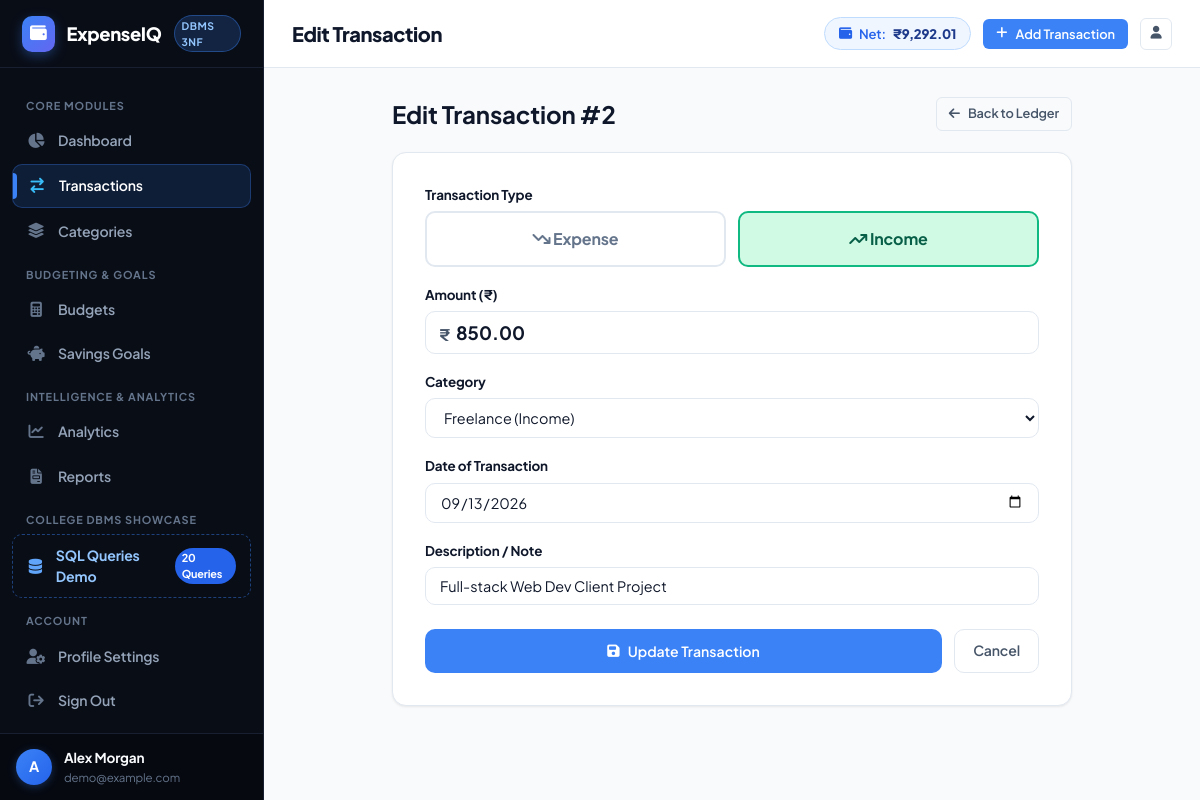
The page /edit_transaction.php?id=2 (signed in) on the database its author committed.
### tables this page shows
CREATE TABLE `transactions` (
    `transaction_id` INT UNSIGNED AUTO_INCREMENT PRIMARY KEY,
    `user_id` INT UNSIGNED NOT NULL,
    `category_id` INT UNSIGNED NOT NULL,
    `amount` DECIMAL(10,2) NOT NULL,
    `transaction_type` ENUM('income', 'expense') NOT NULL,
    `description` VARCHAR(255) NOT NULL,
    `transaction_date` DATE NOT NULL,
    `created_at` TIMESTAMP NOT NULL DEFAULT CURRENT_TIMESTAMP,
    `updated_at` TIMESTAMP NOT NULL DEFAULT CURRENT_TIMESTAMP ON UPDATE CURRENT_TIMESTAMP,
    CONSTRAINT `fk_transactions_user` 
        FOREIGN KEY (`user_id`) 
        REFERENCES `users` (`user_id`) 
        ON DELETE CASCADE ON UPDATE CASCADE,
    CONSTRAINT `fk_transactions_category` 
        FOREIGN KEY (`category_id`) 
        REFERENCES `categories` (`category_id`) 
        ON DELETE RESTRICT ON UPDATE CASCADE
);

CREATE TABLE `categories` (
    `category_id` INT UNSIGNED AUTO_INCREMENT PRIMARY KEY,
    `user_id` INT UNSIGNED NULL,  
    `category_name` VARCHAR(80) NOT NULL,
    `category_type` ENUM('income', 'expense') NOT NULL,
    `icon` VARCHAR(50) NOT NULL DEFAULT 'fa-tag',
    `color` VARCHAR(20) NOT NULL DEFAULT '#4f46e5',
    `created_at` TIMESTAMP NOT NULL DEFAULT CURRENT_TIMESTAMP,
    `updated_at` TIMESTAMP NOT NULL DEFAULT CURRENT_TIMESTAMP ON UPDATE CURRENT_TIMESTAMP,
    CONSTRAINT `fk_categories_user` 
        FOREIGN KEY (`user_id`) 
        REFERENCES `users` (`user_id`) 
        ON DELETE CASCADE ON UPDATE CASCADE,
    CONSTRAINT `uq_user_category` 
        UNIQUE (`user_id`, `category_name`, `category_type`)
);

### edit_transaction.php (the view, shortened to what this page needs)
<?php
$user = current_user();
$userId = $user['id'];
$pdo = getDBConnection();
$transactionId = (int)($_GET['id'] ?? 0);
$stmt = $pdo->prepare("SELECT * FROM transactions WHERE transaction_id = ? AND user_id = ?");
$stmt->execute([$transactionId, $userId]);
$transaction = $stmt->fetch();
$stmtCats = $pdo->prepare("
    SELECT category_id, category_name, category_type
    FROM categories
    WHERE user_id IS NULL OR user_id = ?
    ORDER BY category_type ASC, category_name ASC
");
$stmtCats->execute([$userId]);
$categories = $stmtCats->fetchAll();
$type = $transaction['transaction_type'];
$amount = $transaction['amount'];
$categoryId = $transaction['category_id'];
$description = $transaction['description'];
$transactionDate = $transaction['transaction_date'];
require_once __DIR__ . '/includes/header.php';
require_once __DIR__ . '/includes/sidebar.php';
?>
<div class="main-wrapper">
    <?php require_once __DIR__ . '/includes/navbar.php'; ?>
    <div class="content-body">
        <div style="max-width: 680px; margin: 0 auto;">
            <div style="display: flex; align-items: center; justify-content: space-between; margin-bottom: 20px;">
                <h2>Edit Transaction #<?= $transactionId ?></h2>
                <a href="transactions.php" class="btn btn-outline btn-sm">
                    <i class="fa-solid fa-arrow-left"></i> Back to Ledger
                </a>
            </div>
            <div class="card">
                <div class="card-body" style="padding: 32px;">
                    <form method="POST" action="edit_transaction.php?id=<?= $transactionId ?>">
                        <div class="form-group">
                            <label class="form-label">Transaction Type</label>
                            <div style="display: grid; grid-template-columns: 1fr 1fr; gap: 12px;">
                                <label style="cursor: pointer;">
                                    <div id="btnTypeExpense" style="padding: 14px; text-align: center; border-radius: var(--radius-md); border: 2px solid <?= ($type === 'expense') ? '#ef4444' : '#e2e8f0' ?>; background: <?= ($type === 'expense') ? '#fee2e2' : '#ffffff' ?>; font-weight: 700; color: <?= ($type === 'expense') ? '#b91c1c' : '#64748b' ?>;">
                                        <i class="fa-solid fa-arrow-trend-down"></i> Expense
                                    </div>
                                </label>
                                <label style="cursor: pointer;">
                                    <div id="btnTypeIncome" style="padding: 14px; text-align: center; border-radius: var(--radius-md); border: 2px solid <?= ($type === 'income') ? '#10b981' : '#e2e8f0' ?>; background: <?= ($type === 'income') ? '#d1fae5' : '#ffffff' ?>; font-weight: 700; color: <?= ($type === 'income') ? '#065f46' : '#64748b' ?>;">
                                        <i class="fa-solid fa-arrow-trend-up"></i> Income
                                    </div>
                                </label>
                            </div>
                        </div>
                        <div class="form-group">
                            <label class="form-label" for="amount">Amount (₹)</label>
                            <div style="position: relative;">
                                <span style="position: absolute; left: 14px; top: 12px; font-weight: 700; color: var(--text-secondary);">₹</span>
                                <input type="number" step="0.01" min="0.01" id="amount" name="amount" class="form-control" style="padding-left: 30px; font-size: 1.15rem; font-weight: 700;" value="<?= htmlspecialchars((string)$amount) ?>" required>
                            </div>
                        </div>
                        <div class="form-group">
                            <label class="form-label" for="category_id">Category</label>
                            <select id="category_id" name="category_id" class="form-select" required>
                                <?php foreach ($categories as $cat): ?>
                                    <option value="<?= $cat['category_id'] ?>" data-type="<?= $cat['category_type'] ?>" <?= ($categoryId == $cat['category_id']) ? 'selected' : '' ?>>
                                        <?= htmlspecialchars($cat['category_name']) ?> (<?= ucfirst($cat['category_type']) ?>)
                                    </option>
                                <?php endforeach; ?>
                            </select>
                        </div>
                        <div class="form-group">
                            <label class="form-label" for="transaction_date">Date of Transaction</label>
                            <input type="date" id="transaction_date" name="transaction_date" class="form-control" value="<?= htmlspecialchars($transactionDate) ?>" required>
                        </div>
                        <div class="form-group">
                            <label class="form-label" for="description">Description / Note</label>
                            <input type="text" id="description" name="description" class="form-control" value="<?= htmlspecialchars($description) ?>" required>
                        </div>
                        <div style="display: flex; gap: 12px; margin-top: 24px;">
                            <button type="submit" class="btn btn-primary" style="flex: 1; padding: 12px;">
                                <i class="fa-solid fa-floppy-disk"></i> Update Transaction
                            </button>
                            <a href="transactions.php" class="btn btn-outline">Cancel</a>
                        </div>
                    </form>
                </div>
            </div>
        </div>
    </div>
<?php require_once __DIR__ . '/includes/footer.php'; ?>

### assets/css/style.css (style rules this page uses)
:root { --font-primary: 'Plus Jakarta Sans', -apple-system, BlinkMacSystemFont, "Segoe UI", Roboto, sans-serif; --bg-main: #f8fafc; --bg-card: #ffffff; --bg-subtle: #f1f5f9; --bg-sidebar: #090d16; --bg-sidebar-hover: #171f30; --bg-sidebar-active: #3b82f6; --text-primary: #0f172a; --text-secondary: #475569; --text-muted: #94a3b8; --text-light: #ffffff; --brand-primary: #3b82f6; --brand-primary-hover: #2563eb; --brand-primary-light: #eff6ff; --brand-primary-border: #bfdbfe; --success: #10b981; --success-hover: #059669; --success-light: #ecfdf5; --success-border: #a7f3d0; --success-text: #065f46; --danger: #ef4444; --danger-hover: #dc2626; --danger-light: #fef2f2; --danger-border: #fecaca; --danger-text: #991b1b; --warning: #f59e0b; --warning-hover: #d97706; --warning-light: #fffbeb; --warning-border: #fde68a; --warning-text: #92400e; --info: #0ea5e9; --info-light: #f0f9ff; --info-border: #bae6fd; --info-text: #075985; --border-color: #e2e8f0; --border-card: #e2e8f0; --shadow-xs: 0 1px 2px rgba(0, 0, 0, 0.04); --shadow-sm: 0 1px 3px rgba(0, 0, 0, 0.05), 0 1px 2px rgba(0, 0, 0, 0.03); --shadow-md: 0 4px 6px -1px rgba(0, 0, 0, 0.07), 0 2px 4px -2px rgba(0, 0, 0, 0.04); --shadow-lg: 0 10px 15px -3px rgba(0, 0, 0, 0.08), 0 4px 6px -4px rgba(0, 0, 0, 0.03); --shadow-xl: 0 20px 25px -5px rgba(0, 0, 0, 0.1), 0 8px 10px -6px rgba(0, 0, 0, 0.04); --radius-sm: 6px; --radius-md: 10px; --radius-lg: 14px; --radius-xl: 20px; --radius-full: 9999px; --sidebar-width: 264px; --navbar-height: 68px; --transition: all 0.2s cubic-bezier(0.4, 0, 0.2, 1); }
* { margin: 0; padding: 0; box-sizing: border-box; }
body { font-family: var(--font-primary); background-color: var(--bg-main); color: var(--text-primary); line-height: 1.5; -webkit-font-smoothing: antialiased; letter-spacing: -0.01em; }
a { text-decoration: none; color: inherit; transition: var(--transition); }
button, input, select, textarea { font-family: inherit; }
.main-wrapper { flex: 1; margin-left: var(--sidebar-width); display: flex; flex-direction: column; min-width: 0; min-height: 100vh; }
.content-body { padding: 28px; flex: 1; }
.card { background: var(--bg-card); border-radius: var(--radius-lg); box-shadow: var(--shadow-sm); border: 1px solid var(--border-card); margin-bottom: 24px; overflow: hidden; }
.card-body { padding: 24px; }
.btn { display: inline-flex; align-items: center; justify-content: center; gap: 8px; padding: 9px 18px; border-radius: var(--radius-md); font-weight: 600; font-size: 0.88rem; cursor: pointer; border: 1px solid transparent; transition: var(--transition); text-decoration: none; white-space: nowrap; }
.btn-primary { background: var(--brand-primary); color: #ffffff; }
.btn-outline { background: transparent; border-color: var(--border-color); color: var(--text-secondary); }
.btn-sm { padding: 6px 12px; font-size: 0.8rem; border-radius: var(--radius-sm); }
.form-group { margin-bottom: 18px; }
.form-label { display: block; font-size: 0.84rem; font-weight: 700; color: var(--text-primary); margin-bottom: 6px; }
.form-control, .form-select { width: 100%; padding: 9px 14px; font-family: inherit; font-size: 0.9rem; border: 1px solid var(--border-color); border-radius: var(--radius-md); background-color: #ffffff; color: var(--text-primary); transition: var(--transition); }

### rows shown on the page
transactions: category_id "Freelance (Income)", transaction_date "09/13/2026", description "Full-stack Web Dev Client Project"

### other values the page prints
substr($user['name'], 0, 1) "A"
$user['name'] "Alex Morgan"
$user['email'] "demo@example.com"
$pageTitle "Edit Transaction"
format_currency($quickBalance) "₹9,292.01"
$transactionId "2"
